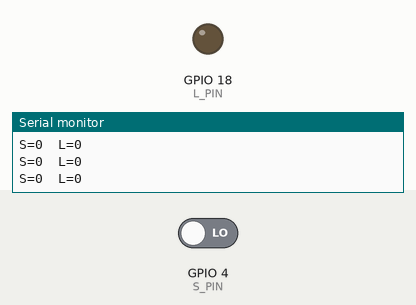
Simulated run of this sketch. Board: ESP32. On the bench: output pins drawn as LEDs (lit = HIGH), the last lines printed to the serial monitor. Inputs (shaded band) come from the test bench; at power-on: GPIO 4 (S_PIN) LOW.

Above: at 1.2 s.
1.3 s: GPIO 4 (S_PIN) driven HIGH
At 1.75 s:
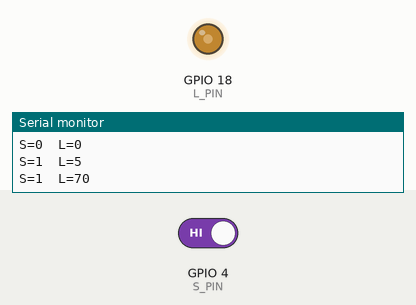
At 3.3 s:
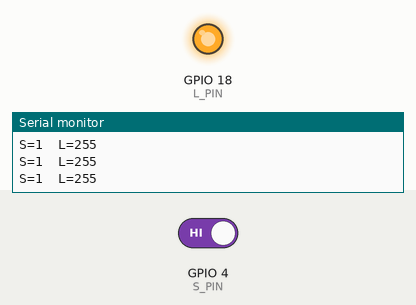
Timing chart, 0 to 4.8 s (numbered marks = the images above; inputs shaded):
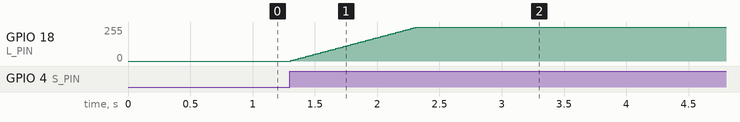

Measured:
- after the input at 1.3 s, GPIO 18 (L_PIN): moves from 0/255 to 255/255 over 1.0 s, starting at once

The sketch:

S23_Magic_Cup.ino
```cpp
/*
  BuiltByTyler Sensor Kit - S23 MAGIC CUP (Tilt switch + LED)
  Board: ESP32-WROOM-32 DevKit V1 (30-pin), Arduino-ESP32 core 3.x, "ESP32 Dev Module"

  One 'magic cup': upright, the LED fades up; tipped over, it fades out.
  S = tilt switch (HIGH upright), L = LED (PWM). With two cups, wire the
  second to other pins and fade one up while the other fades down.

  Wiring (module pin -> ESP32 pin):
    GND  -> GND
    VCC  -> 3V3
    S    -> GPIO 4
    L    -> GPIO 18

  Library: none needed
  Serial Monitor: 115200 baud
*/

#define S_PIN    4
#define L_PIN    18

int level = 0;   // LED brightness 0..255

void setup() {
  Serial.begin(115200);
  pinMode(S_PIN, INPUT);   // pull-down on the board
}

void loop() {
  int s = digitalRead(S_PIN);
  if (s == HIGH && level < 255) level += 5;   // upright: pour the light in
  if (s == LOW && level > 0)    level -= 5;   // tipped: pour it out
  analogWrite(L_PIN, level);                  // PWM: 0 = off, 255 = full
  static unsigned long lastPrint = 0;
  if (millis() - lastPrint > 250) {
    Serial.printf("S=%d  L=%d\n", s, level);
    lastPrint = millis();
  }
  delay(20);
}
```
